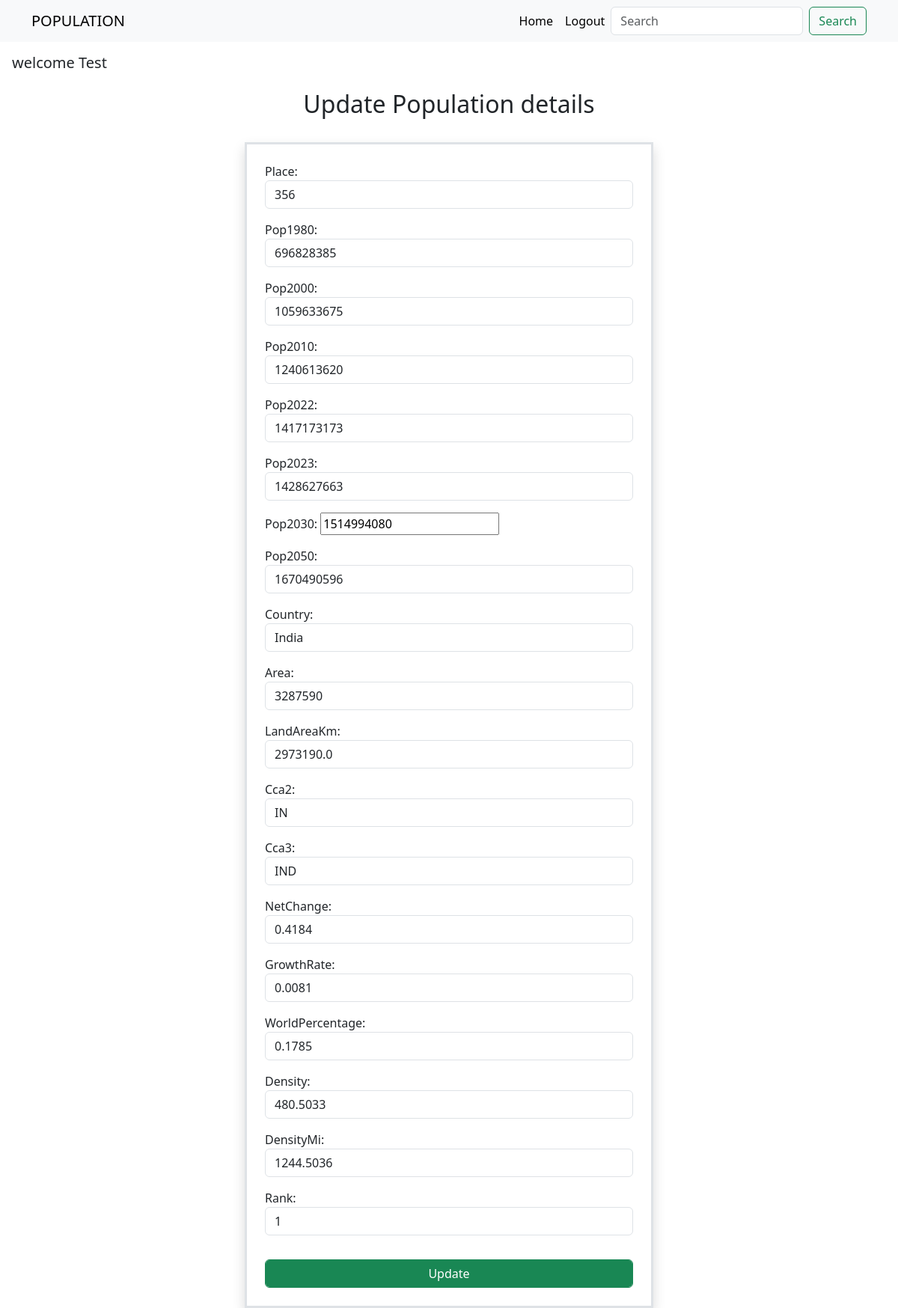
The page /population/1/change (signed in) on the database its author committed.
### population/models.py (models this page shows, shortened)
class Worldpopulation(models.Model):
    place=models.PositiveIntegerField()
    pop1980=models.PositiveIntegerField()
    pop2000=models.PositiveIntegerField()
    pop2010=models.PositiveIntegerField()
    pop2022=models.PositiveIntegerField()
    pop2023=models.PositiveIntegerField()
    pop2030=models.PositiveIntegerField()
    pop2050=models.PositiveIntegerField()
    country=models.CharField(max_length=200,unique=True)
    area=models.PositiveIntegerField()
    landAreaKm=models.FloatField()
    cca2=models.CharField(max_length=200)
    cca3=models.CharField(max_length=200)
    netChange=models.FloatField()
    growthRate=models.FloatField()
    worldPercentage=models.FloatField()
    density=models.FloatField()
    densityMi=models.FloatField()
    rank=models.PositiveIntegerField()

### population/views.py (the view)
# urls.py: path("population/<int:pk>/change",views.PopulationUpdateView.as_view(),name="change-population"),
@method_decorator(signin_required,name="dispatch")
class PopulationUpdateView(UpdateView):
    template_name="population_edit.html"
    success_url=reverse_lazy("index")
    form_class=PopulationChangeForm
    model=Worldpopulation

### population/views.py (called while the page is built)
def signin_required(fn):
    def wrapper(request,*args,**kwargs):
        if not request.user.is_authenticated:
            messages.error(request,"invalid session, please login to your account")
            return redirect("signin")
        else:
            return fn(request,*args,**kwargs)
    return wrapper

### population/templates/population_edit.html (shortened to what this page needs)
<!DOCTYPE html>
<html lang="en">
<head>
    <link href="https://cdn.jsdelivr.net/npm/bootstrap@5.3.2/dist/css/bootstrap.min.css" rel="stylesheet">
</head>
<body>
    <nav class="navbar navbar-expand-lg bg-body-tertiary ">
        <div class="container">
          <a class="navbar-brand" href="#">POPULATION</a>
          <div class="collapse navbar-collapse" id="navbarSupportedContent">
            <ul class="navbar-nav ms-auto mb-2 mb-lg-0">
              <li class="nav-item">
                <a class="nav-link active" aria-current="page" href="#">Home</a>
              </li>
              <li class="nav-item">
                <a class="nav-link active" href="{%url 'signin'%}">Logout</a>
              </li>
            </ul>
            <form class="d-flex" role="search">
              <input class="form-control me-2" type="search" placeholder="Search" aria-label="Search">
              <button class="btn btn-outline-success" type="submit">Search</button>
            </form>
          </div>
        </div>
      </nav>
<h5 class="p-3"> welcome {{request.user}}</h5>
  <div class="container">
        <div class="row mt-2 ">
            <h2 class="text-center">Update Population details</h2>
        <div class="col-3"></div>
        <div class="col-6 mt-4">
            <form action="" method="post" class="p-4 border shadow border-3" enctype="multipart/form-data">
                {{form.as_p}}
                <button type="submit" class="mt-3 btn btn-success form-control">Update</button>
            </form>
        </div>
        <div class="col-3"></div>
    </div>
</div>
</body>
</html>

### rows shown on the page
Worldpopulation: place "356", pop1980 "696828385", pop2000 "1059633675", pop2010 "1240613620", pop2022 "1417173173", pop2023 "1428627663", pop2030 "1514994080", pop2050 "1670490596", country "India", area "3287590", landAreaKm "2973190.0", cca2 "IN", cca3 "IND", netChange "0.4184", growthRate "0.0081", worldPercentage "0.1785", density "480.5033", densityMi "1244.5036", rank "1"

### other values the page prints
{{ request.user }} "Test"
